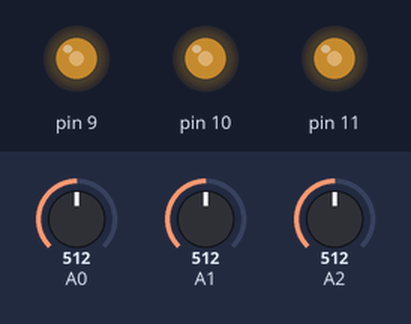
A sketch run on a simulated Arduino Uno, built with avr-gcc and run on an emulated ATmega328P. On the bench: output pins drawn as LEDs (lit = HIGH). The test bench sets the inputs (shaded band); at power-on: A0 = 512, A1 = 512, A2 = 512.

Above: at 1.2 s.
1.3 s: A0 set to 716
At 1.8 s:
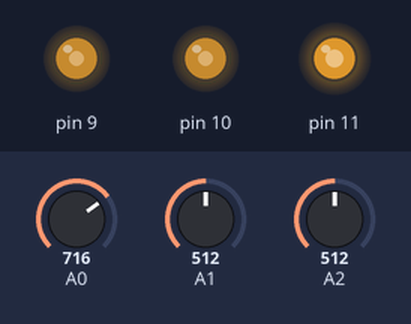
2.8 s: A1 set to 716
At 4.0 s:
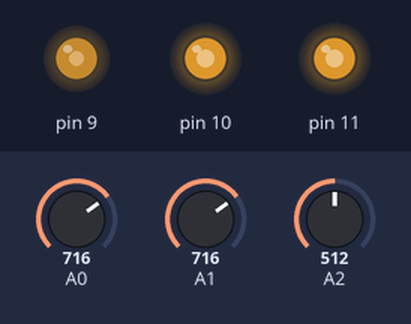
4.3 s: A2 set to 716
At 5.3 s:
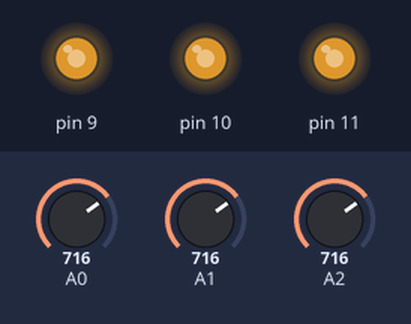
5.8 s: A0 set to 900
At 6.5 s:
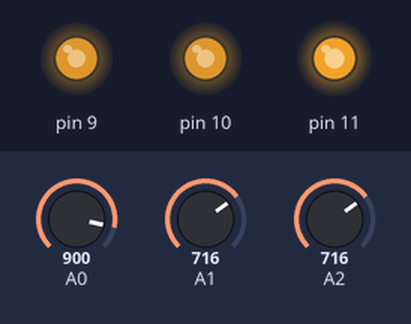
7.3 s: A1 set to 900
At 7.6 s:
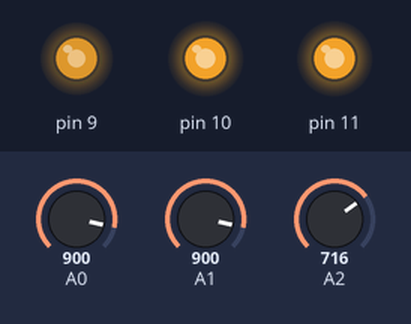
8.8 s: A2 set to 900
At 10.0 s:
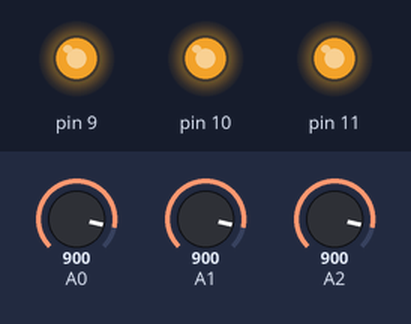
Timing chart, 0 to 11.3 s (numbered marks = the images above; inputs shaded):
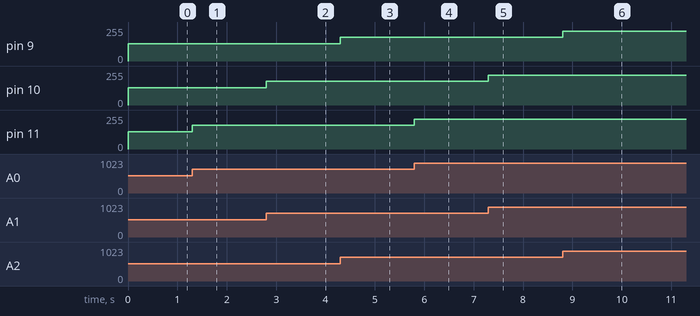

The sketch:

lampe.ino
```cpp
void setup() {
  // put your setup code here, to run once:
  pinMode(11, OUTPUT);
  pinMode(10, OUTPUT);
  pinMode(9, OUTPUT);

}

void loop() {
  int RED = analogRead(A0);
  int BLUE = analogRead(A1);
  int GREEN = analogRead(A2);
  analogWrite (11, RED/4);
  analogWrite (10,BLUE/4);
  analogWrite(9,GREEN/4);
  // put your main code here, to run repeatedly:

}
```

Measured:
- after the input at 1.3 s, pin 11: 128/255 → 179/255 at once
- after the input at 2.8 s, pin 10: 128/255 → 179/255 at once
- after the input at 4.3 s, pin 9: 128/255 → 179/255 at once
- after the input at 5.8 s, pin 11: 179/255 → 225/255 at once
- after the input at 7.3 s, pin 10: 179/255 → 225/255 at once
- after the input at 8.8 s, pin 9: 179/255 → 225/255 at once
